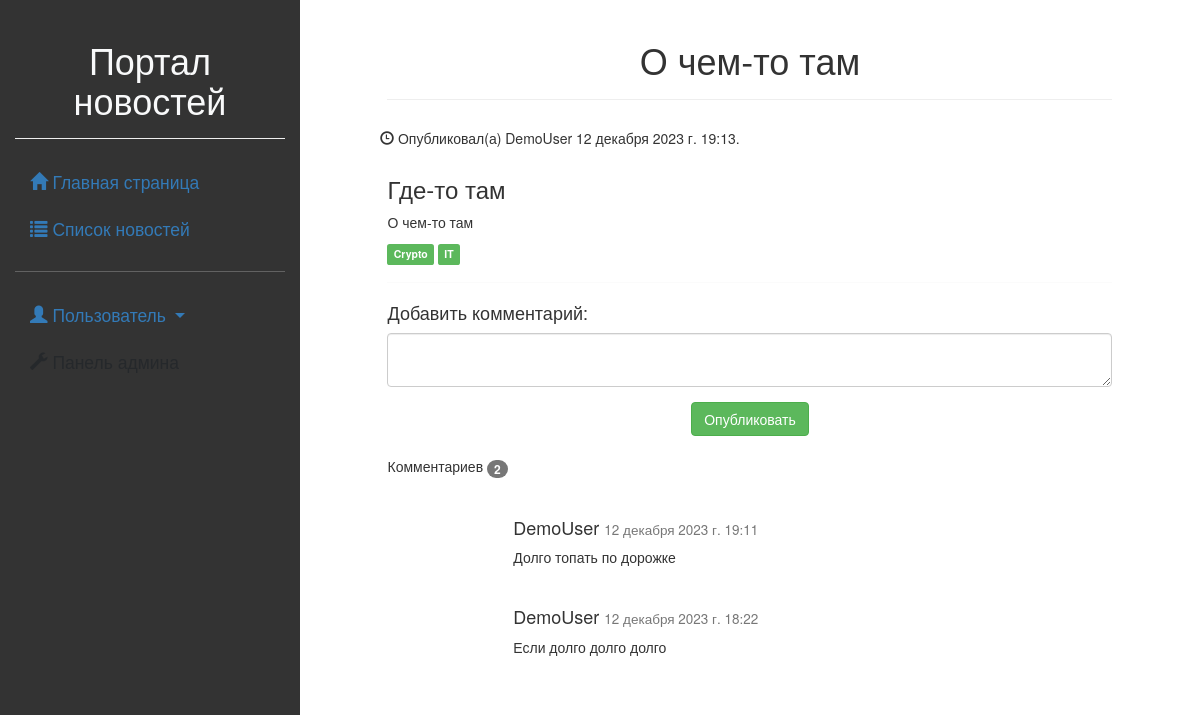
Screenshot of /news/detail/14 with the database file from the repository.
### news/models.py (models this page shows, shortened)
class Article(models.Model):
    categories = (('Ec', 'Economy'),
                  ('Sc', 'Science'),
                  ('IT', 'IT'))
    author = models.ForeignKey(User, on_delete=models.SET_NULL, null=True, verbose_name='Автор')
    title = models.CharField('Название', max_length=50, default='')
    anouncement = models.TextField('Аннотация', max_length=250)
    text = models.TextField('Текст новости')
    date = models.DateTimeField('Дата создания', auto_now=True)
    category = models.CharField(choices=categories, max_length=20, verbose_name='Категории')
    tags = models.ManyToManyField(verbose_name='Тэги', to=Tag, blank=True)
    class Meta:
        ordering = ['title', 'date']
        verbose_name = 'Новость'
        verbose_name_plural = 'Новости'

class Tag(models.Model):
    title = models.CharField(max_length=80)
    status = models.BooleanField(default=True)
    class Meta:
        ordering = ['title', 'status']
        verbose_name = 'Тэг'
        verbose_name_plural = 'Тэги'

class Comment(models.Model):
    author = models.ForeignKey(User, on_delete=models.CASCADE, null=False)
    article = models.ForeignKey(Article, on_delete=models.CASCADE, null=False)
    text = models.TextField('Текст комментария')
    date = models.DateTimeField('Время создания', auto_now_add=True)
    class Meta:
        ordering = ['article', 'date']
        verbose_name = 'Комментарий'
        verbose_name_plural = 'Комментарии'

### news/views.py (the view, shortened to what this page needs)
# urls.py: path('detail/<int:id>', views.news_detail, name='news_detail'),
def news_detail(request, id):
    article = Article.objects.get(id=id)
    comments = Comment.objects.filter(article=article).order_by('-date')
    context = {'article': article,
               'comments': comments}
    return render(request, 'news/news.html', context)

### news/templates/news/news.html (shortened to what this page needs)
{% extends 'first/base.html' %}
{% load static %}
{% block content %}
<div class="page-header text-center">
    <h1> {{ article.title }}</h1>
</div>
<div>
    <div class="row">
        <div class="col-6 text-start">
            <h5>
                <span class="glyphicon glyphicon-time"></span> Опубликовал(а) {{ article.author }} {{ article.date }}.
            </h5>
        </div>
        <div class="col-6 text-end">
        </div>
    </div>
    <h3>{{ article.anouncement }} </h3>
    <p> {{ article.text }} </p>
    {% for tag in article.tags.all %}
    <td><span class="label label-success text">{{ tag.title }}</span></td>
    {% endfor %}
    <hr>
    <h4>Добавить комментарий:</h4>
    <form role="form" method="post">
        <div class="form-group">
            <textarea class="form-control" rows="2" required name="text"></textarea>
        </div>
        <div class="text-center">
            <button type="submit" class="btn btn-success">Опубликовать</button>
        </div>
    </form>
    <br>
    <p>Комментариев <span class="badge"> {{ comments.count }} </span></p><br>
    <div class="row">
        <div class="col-sm-10 offset-2">
            {% for comment in comments %}
            <h4> {{ comment.author }} <small> {{ comment.date }} </small></h4>
            <p> {{ comment.text }} </p>
            <br>
            {% endfor %}
        </div>
    </div>
</div>
{% endblock %}

### rows the page displays
Article: title "О чем-то там", author "DemoUser", date "12 декабря 2023 г. 19:13", anouncement "Где-то там", text "О чем-то там"
Tag: title "Crypto"
Tag: title "IT"
Comment: author "DemoUser", date "12 декабря 2023 г. 19:11", text "Долго топать по дорожке"
Comment: author "DemoUser", date "12 декабря 2023 г. 18:22", text "Если долго долго долго"

### other values shown
{{ comments.count }} "2"
